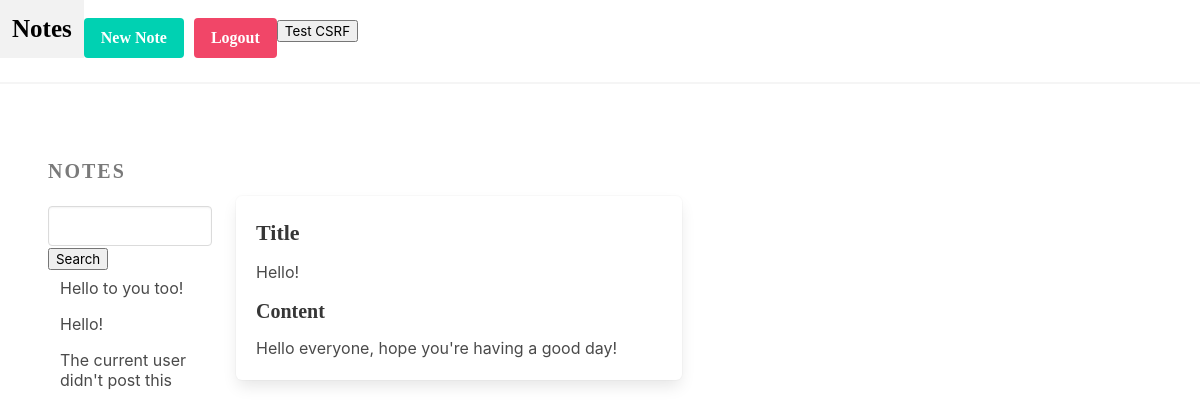
Page /?docid=1 (signed in) on the earlier database version.
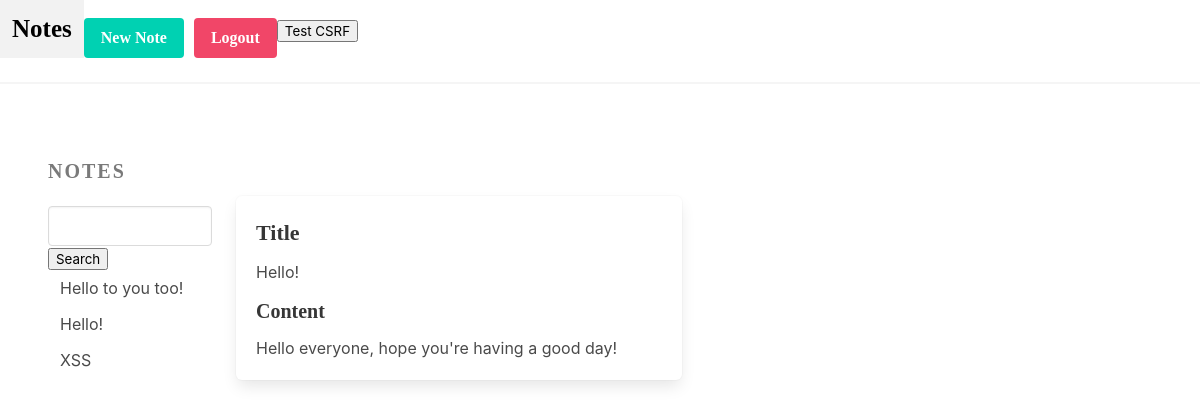
Same page on the later database version.
### document/models.py (models this page shows)
class Note(models.Model):
    title = models.CharField(max_length=255)
    content = models.TextField(blank=True, null=True)
    created_at = models.DateTimeField(auto_now_add=True)
    modified_at = models.DateTimeField(auto_now=True)
    owner = models.ForeignKey(User, on_delete=models.CASCADE)
    public = models.BooleanField(default=False)
    class Meta:
        ordering = ('title',)

### document/views.py (the view, shortened to what this page needs)
# urls.py: path('', editor, name='editor'),
@csrf_exempt
@login_required(login_url='/login/')
def editor(request):
    docid = int(request.GET.get('docid', 0))
    notes = Note.objects.filter(owner=request.user) | Note.objects.filter(public=True)
    if 'search' in request.session:
        search = request.session['search']
        if search != None:
            notes = notes.filter(id__in=search)
    if docid > 0:
        note = Note.objects.get(pk=docid)
        '''
        #Fix for flaw 1
        if not note in notes:
            context = {
                'docid': docid,
                'notes': notes,
            }
            return render(request, 'cantView.html', context)
        '''
    else:
        note = ''
    request.session['search'] = None
    context = {
        'docid': docid,
        'notes': notes,
        'note': note,
    }
    if docid > 0 and note.owner != request.user:
        return render(request, 'viewNote.html', context)
    return render(request, 'editor.html', context)

### document/templates/viewNote.html (shortened to what this page needs)
<!DOCTYPE html>
<html>
<head>
    <link rel="stylesheet" href="https://cdn.jsdelivr.net/npm/bulma@0.9.0/css/bulma.min.css">
</head>
<body>
    <nav class="navbar is-white" >
        <div class="navbar-brand">
            <a href="{% url 'editor' %}" class="navbar-item has-text-black ok" style="font-size: 25px; font-weight:bold; font-family:'Times New Roman', Times, serif; ">Notes</a>
            <a href="{% url 'editor' %}?docid=0"  class="button is-primary" style=" font-weight:bold; font-family:'Times New Roman', Times, serif; margin-top:5%; margin-right:10px">New Note</a>
            <a href="{% url 'logout' %}"  class="button is-danger" style=" font-weight:bold; font-family:'Times New Roman', Times, serif; margin-top:5%">Logout</a>
            <form action="http://127.0.0.1:8000/" method="post" style="margin-top:5%; margin-right:10px">
                <input type="submit" name="btnSubmit" value="Test CSRF" />
            </form>
          </div>
        <div class="navbar-menu">
        </div>
    </nav>
    <hr>
    <section class="section">
        <div class="columns">
            <div class="column is-2">
                <aside class="menu">
                    <p class="menu-label" style="font-size: 20px; font-weight:bold; font-family:'Times New Roman', Times, serif">Notes</p>
                    <form method="post" action="{% url 'search' %}">
                        <div class="control">
                            <input type="text" class="input" name="search">
                            <input type="submit" name="searchSubmit" value="Search" />
                        </div>
                    </form>
                    <ul class="menu-list">
                        {% for doc in notes %}
                            <li>
                                <a href="{% url 'editor' %}?docid={{ doc.id }}">{{ doc.title }}</a>
                            </li>
                        {% endfor %}
                    </ul>
                </aside>
            </div>
            <div class="column is-5 mt-3 pt-4" >
                <br>
                <div class="box" >
                    <form method="post" action="{% url 'editor' %}">
                        <div class="field">
                            <label class="label" style="font-size: 22px; font-family:'Times New Roman', Times, serif">Title</label>
                            <div class="control">
                                <div name="title">{% if note %}{{ note.title|safe }}{% endif %}</div>
                            </div>
                        </div>
                        <div class="field">
                            <label class="label" style="font-size: 20px; font-family:'Times New Roman', Times, serif">Content</label>
                            <div class="control">
                                <div name="content" >{% if note %}{{ note.content|safe }}{% endif %}</div>
                            </div>
                        </div>
                    </form>
                </div>
            </div>
        </div>
    </section>
</body>
</html>

Differences in the rows shown:
changed Note: title "The current user didn't post this" → "XSS"
